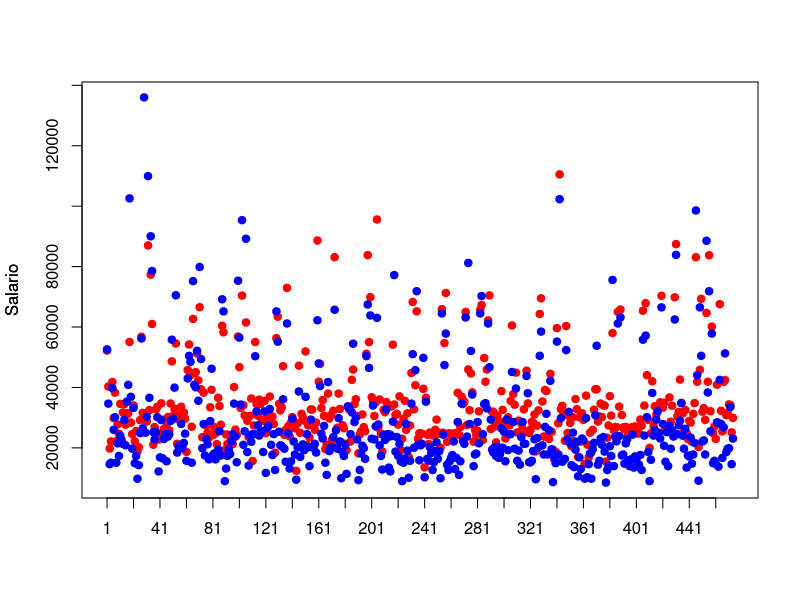

R code for this plot:
## ---- chunk 1
library(readxl)
datos <- read_xlsx("Datos/Datos_de_empleados.xlsx")
## ---- chunk 2
formula<- datos$salario~datos$salini+datos$educ+datos$expprev
## ---- chunk 3
modols<-lm(formula)
summary(modols)
## ---- chunk 4
Yfit=modols$fitted.values
xx=seq(1,length(Yfit))
plot(xx,modols$fitted.values,pch=19,col='red',ylim=c(8500,136000),xlab="",ylab="Salario", xaxt="n")
axis(1, at = seq(1,length(Yfit),20))
par(new=TRUE)
plot(datos$salario,pch=19,col='blue',xlab="",ylab="Salario",axes=FALSE)
par(new=FALSE)
## ---- chunk 5
restot=summary(modols)
R2=restot$r.squared
modsinexpprev=lm(datos$salario~datos$salini+datos$educ)# modelo sin la variable expprev
resexpprev=summary(modsinexpprev)
R2expprev=resexpprev$r.squared
PartialrR2expprev=(R2-R2expprev)/(1-R2expprev)
print(PartialrR2expprev)
## ---- chunk 6
PartialrR2expprev2=1-sum(modols$residuals^2)/sum(modsinexpprev$residuals^2)
print(PartialrR2expprev2)
